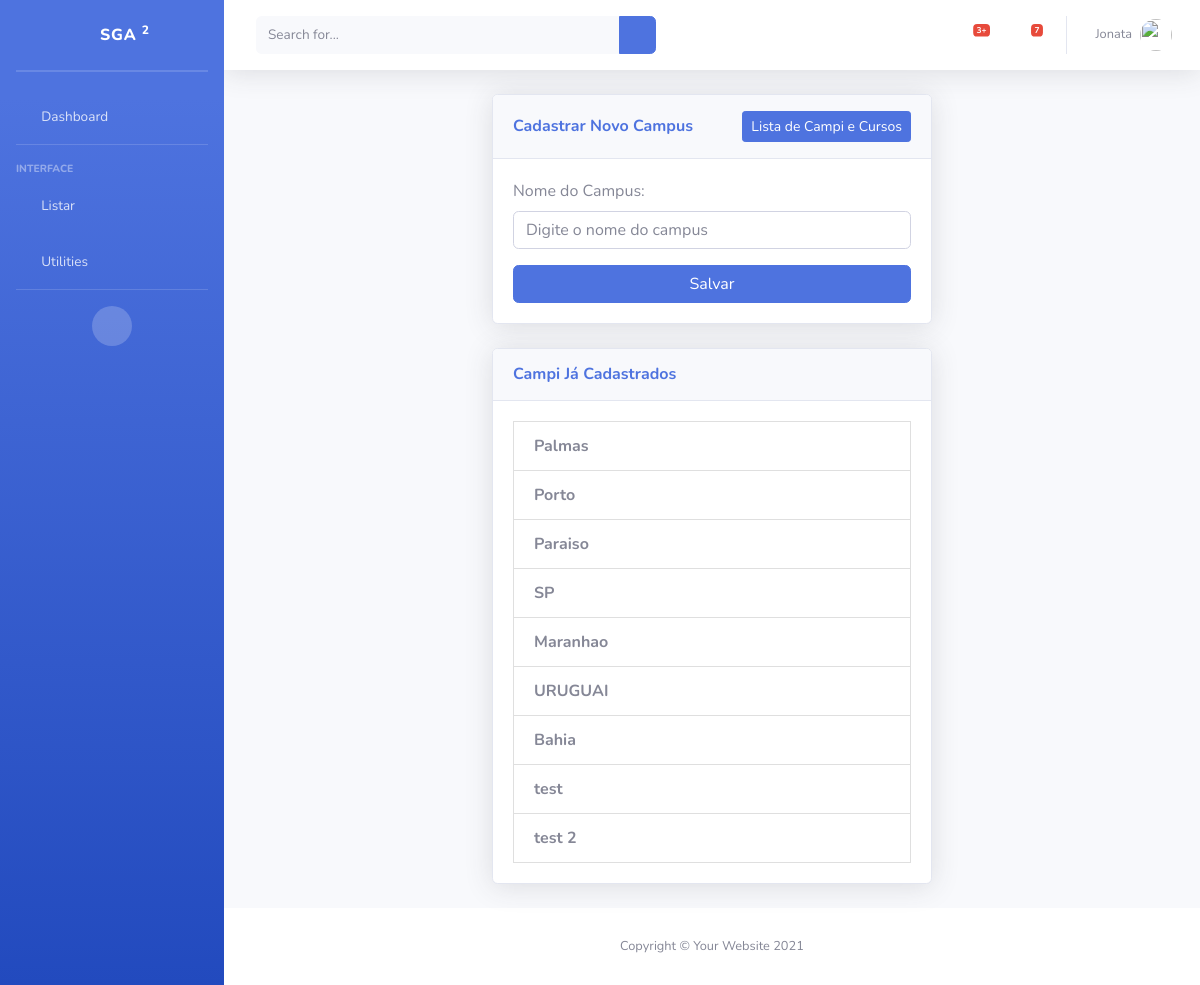
The app's page /add/campus/ with its own data.
### piloto/models/Campus.py (models this page shows, shortened)
class Campus(models.Model):
    nome = models.CharField("Nome do Campus", max_length=100, unique=True)
    class Meta:
        verbose_name = "Campus"
        verbose_name_plural = "Campi"

### piloto/views/CampusCreateView.py (the view)
# urls.py: path('add/campus/', CampusCreateView.as_view(), name='cadastrarCampus'),
class CampusCreateView(CreateView):
    model = Curso
    form_class = CampusForm
    template_name = 'edit_Aluno/NewCampus.html'
    success_url = reverse_lazy('cadastrarCampus')
    def get_context_data(self, **kwargs):
        context = super().get_context_data(**kwargs)
        context['campi'] = Campus.objects.all()  # Passa a lista de campi para o template
        return context

### piloto/forms/CampusForm.py
class CampusForm(forms.ModelForm):
    class Meta:
        model = Campus
        fields = ['nome']
        widgets = {
            'nome': forms.TextInput(attrs={
                'class': 'form-control',
                'placeholder': 'Digite o nome do campus'
            }),
        }

### piloto/templates/edit_Aluno/NewCampus.html (shortened to what this page needs)
{% extends 'Base.html' %}
{% load static %}
{% block content %}
<div class="container d-flex align-items-center justify-content-center" style="min-height: 78vh;">
    <div class="col-xl-6 col-lg-10 col-md-12">
        <div class="card shadow mb-4">
            <div class="card-header py-3 d-flex justify-content-between align-items-center">
                <h6 class="m-0 font-weight-bold text-primary">Cadastrar Novo Campus</h6>
                <a href="{% url 'listarCampus' %}" class="btn btn-sm btn-primary">Lista de Campi e Cursos</a>
            </div>
            <div class="card-body">
                <form method="post" action="{% url 'cadastrarCampus' %}" enctype="multipart/form-data">
                    {{ form.as_p }}
                    <button type="submit" class="btn btn-primary w-100">Salvar</button>
                </form>
            </div>
        </div>
        <div class="card shadow mb-4 mt-4">
            <div class="card-header py-3">
                <h6 class="m-0 font-weight-bold text-primary">Campi Já Cadastrados</h6>
            </div>
            <div class="card-body" style="max-height: 75vh; overflow-y: auto;>
                {% if campi %}
                    <ul class="list-group">
                        {% for campus in campi %}
                        <li class="list-group-item d-flex justify-content-between align-items-center">
                            <div>
                                <strong>{{ campus.nome }}</strong>
                            </div>
                        </li>
                        {% endfor %}
                {% else %}
                    <p class="text-center">Nenhum campus cadastrado até o momento.</p>
                {% endif %}
            </div>
        </div>
    </div>
</div>
</div>
{% endblock %}

### records on screen
Campus: nome "Palmas"
Campus: nome "Porto"
Campus: nome "Paraiso"
Campus: nome "SP"
Campus: nome "Maranhao"
Campus: nome "URUGUAI"
Campus: nome "Bahia"
Campus: nome "test"
Campus: nome "test 2"
